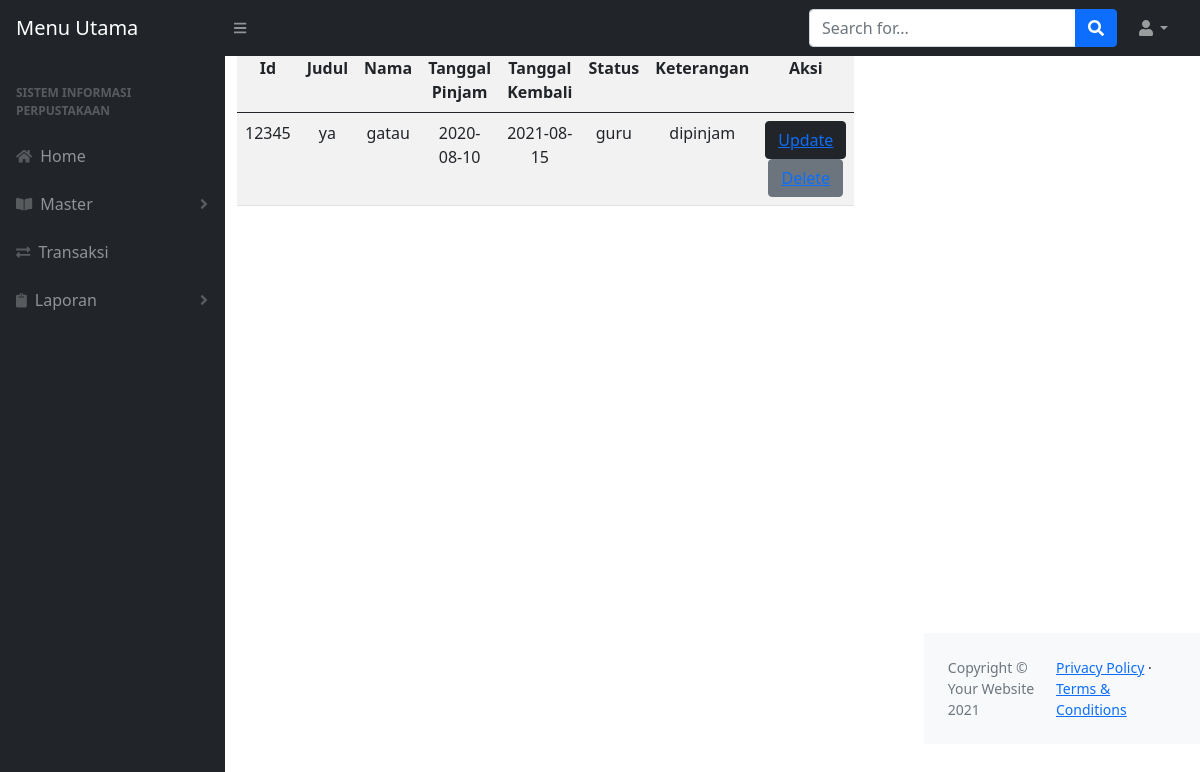
The app's page /data_transaksi.php (signed in) with its own data.
### tables this page shows
CREATE TABLE `transaksi` (
  `id` int(11) NOT NULL,
  `judul` varchar(50) DEFAULT NULL,
  `nama` varchar(50) DEFAULT NULL,
  `tgl_pinjam` date DEFAULT NULL,
  `tgl_kembali` date DEFAULT NULL,
  `status` enum('admin','petugas','guru','siswa') DEFAULT NULL,
  `keterangan` enum('dipinjam','dikembalikan') DEFAULT NULL
);

### data_transaksi.php (the view, shortened to what this page needs)
<?php
    include ("header.php");
?>
<div class="container">
    <table id="$data" class="table table-striped" style="width:80%; text-align: center;">
        <thead>
            <tbody>
                <tr>
                    <th>Id</th>
                    <th>Judul</th>
                    <th>Nama</th>
                    <th>Tanggal Pinjam</th>
                    <th>Tanggal Kembali</th>
                    <th>Status</th>
                    <th>Keterangan</th>
                    <th>Aksi</th>
                </tr>
            </tbody>
        </thead>
        <?php
            include 'koneksi.php';
            $sql=mysqli_query($conn, "SELECT * FROM transaksi") or die (mysqli_error($koneksi));
            while($data=mysqli_fetch_assoc($sql)){
        ?>
        <tr align="center">
            <td><?=$data['id'] ;?></td>
            <td><?=$data['judul'] ;?></td>
            <td><?=$data['nama'] ;?></td>
            <td><?=$data['tgl_pinjam'] ;?></td>
            <td><?=$data['tgl_kembali'] ;?></td>
            <td><?=$data['status'] ;?></td>
            <td><?=$data['keterangan'] ;?></td>
            <td>
                <button class="btn btn-dark" type="submit">
                <a style="margin-bottom:2px;width:cover;" href="update_transaksi.php?id=<?=$data['id']; ?>">Update</a></button>
                <button class="btn btn-secondary" type="submit">
                <a style="margin-bottom:5px;width:cover;" onClick="return confirm ('Apakah anda ingin menghapus data ini ?')" href="delete_transaksi.php?id=<?= $data['id']; ?>">Delete</a></button>
            </td>
        </tr>
        <?php
            }
        ?>
        <a class="btn btn-primary" style="margin-top:5px; margin-bottom:5px;" href="form_transaksi.php" role="button">Tambahkan Data</a>
    </table>
</div>
<?php
    include ("footer.php");
?>

### records on screen
transaksi: id "12345", judul "ya", nama "gatau", tgl_pinjam "2020-08-10", tgl_kembali "2021-08-15", status "guru", keterangan "dipinjam"
